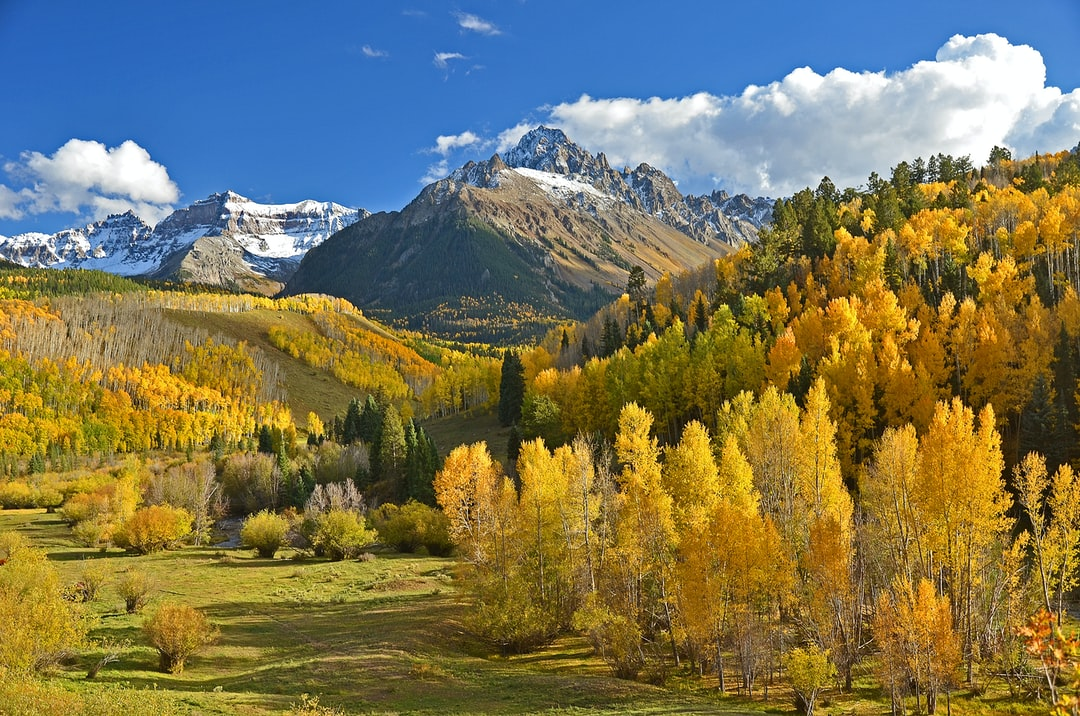
#> input picture images/AC.jpg, 1080 x 716 px
$ python basic.py
#> lines starting #> are read from the running program, lines starting #| are printed output that depends on the picture; after the words box and inside, x2 and y2 are one past the last pixel; in counts of white or black regions, pixels touching at a corner belong together
import cv2 as cv
from cv2 import INTER_AREA

img = cv.imread('images/AC.jpg')
#> img is the input picture: shape (716, 1080, 3); mean B, G, R 87, 118.7, 123.1
cv.imshow('Original', img)

# Converting to GRAYSCALE
gray = cv.cvtColor(img, cv.COLOR_BGR2GRAY)
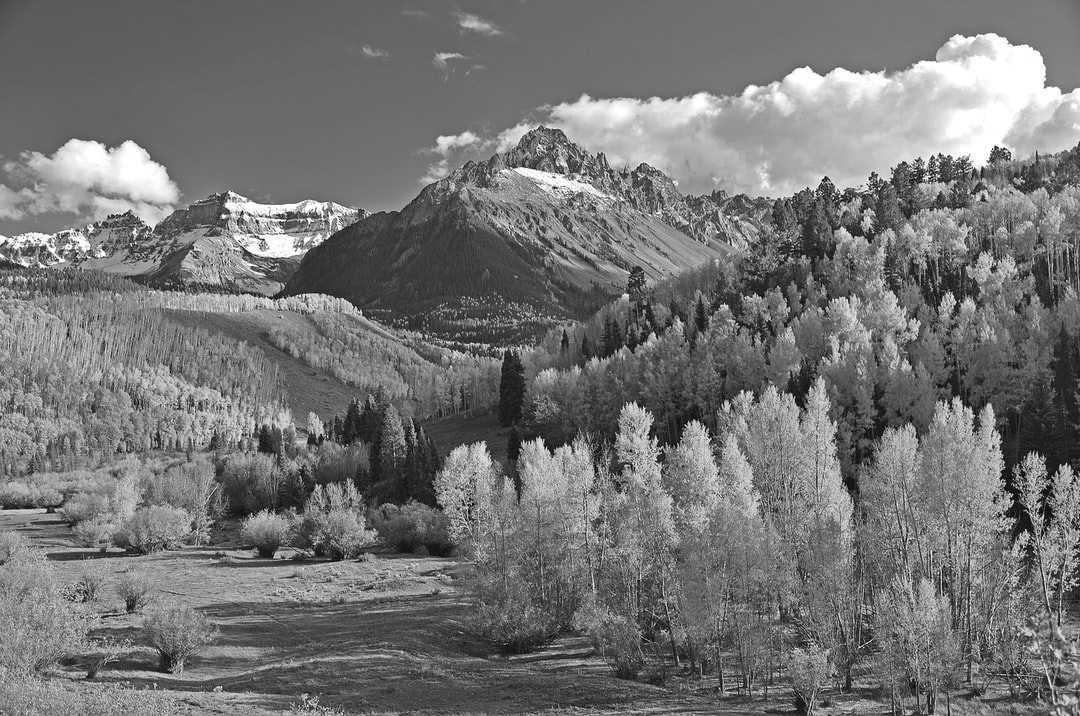
#> gray: shape (716, 1080); min 0, max 255, mean 116.4
cv.imshow('Gray', gray)

# Adding BLUR
blur = cv.GaussianBlur(img, (5, 5), cv.BORDER_DEFAULT) # (2n+1, 2n+1) - Kernel size, this should always be Odd
cv.imshow('Blur', blur)

# Edge Cascade
canny = cv.Canny(blur, 125, 175)
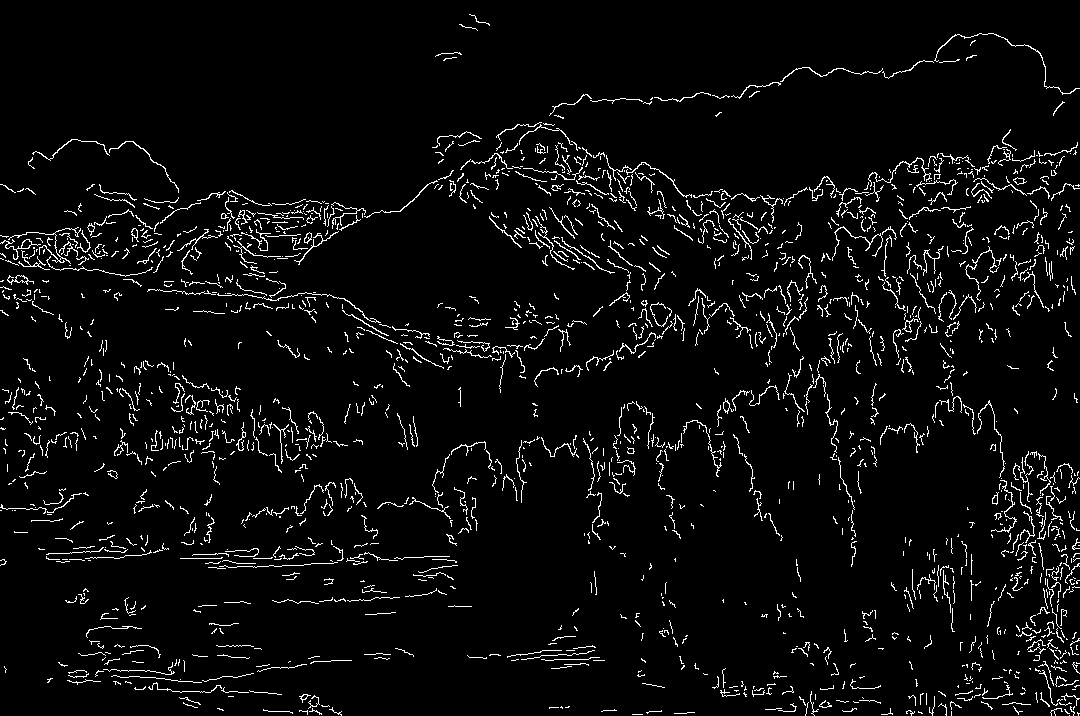
#> canny: shape (716, 1080); 4.5% white in thin lines or dots
cv.imshow('Canny Edges', canny)

# Dilating the image (Smoothening/ Thickening the edges)
dilated = cv.dilate(canny, (7,7), iterations=3)
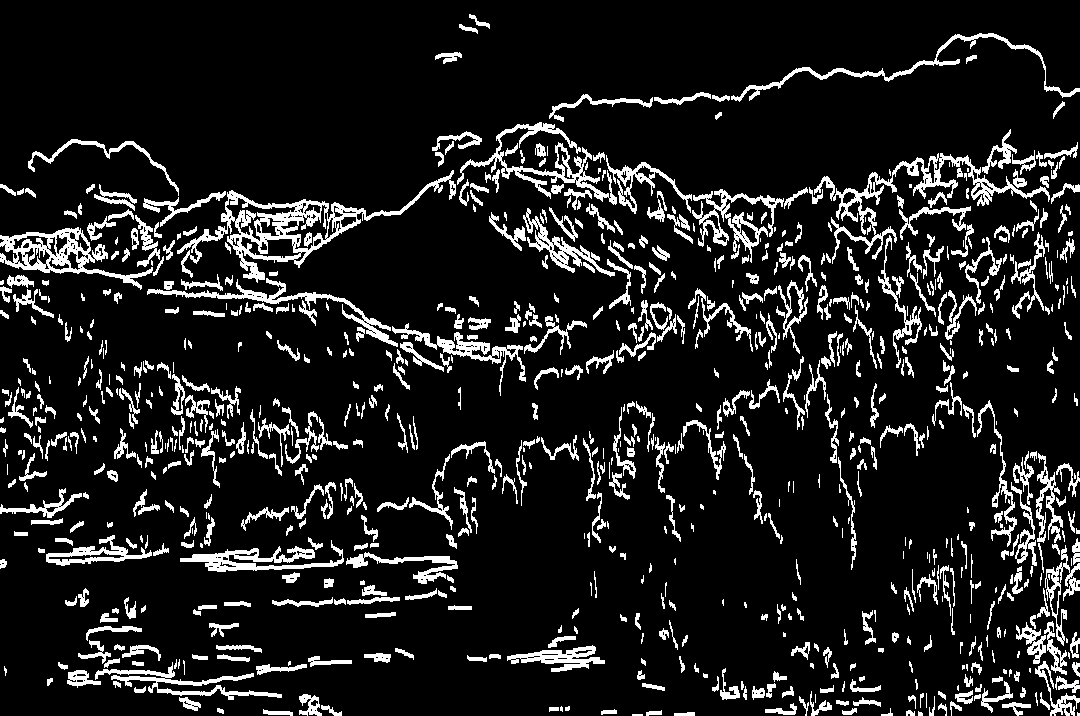
#> dilated: shape (716, 1080); 11.8% white; 857 white regions (170 under 20 px), largest, box (x1, y1, x2, y2) and area: (177, 170, 456, 283) 4984, (814, 153, 1050, 264) 3380, (0, 227, 153, 290) 2620
cv.imshow('Dilated', dilated)

# Eroding the image (Getting the edges back from a dilated image)
eroded = cv.erode(dilated, (7,7), iterations=3)
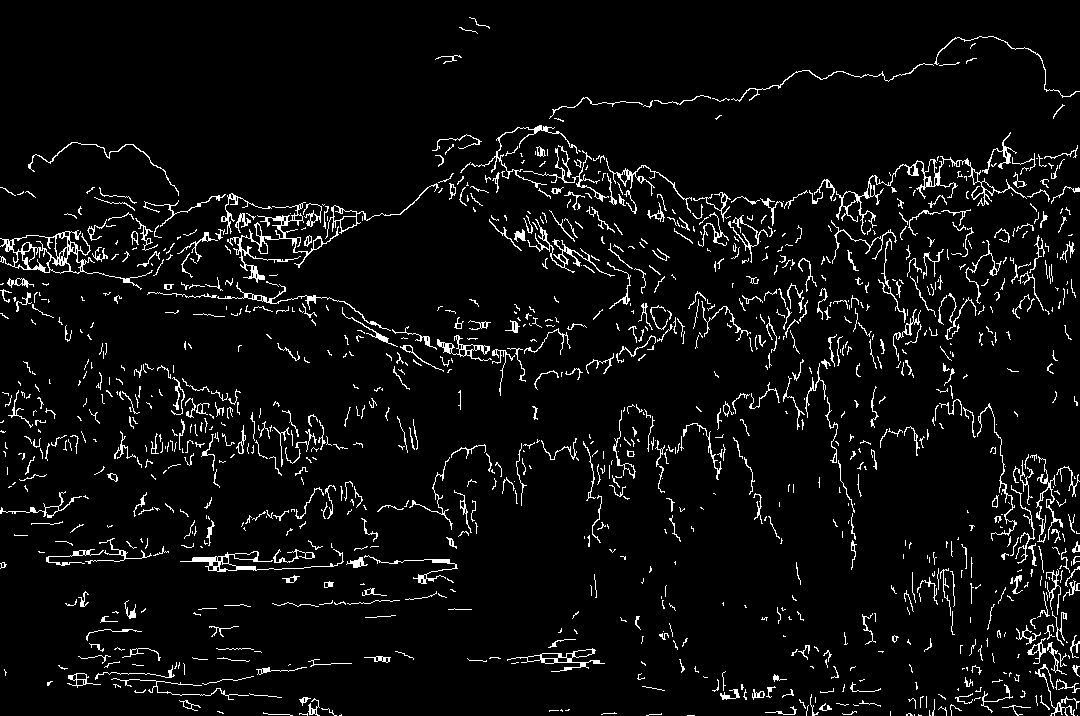
#> eroded: shape (716, 1080); 5.2% white in thin lines or dots
cv.imshow('Eroded', eroded)

# Resize the image
resize = cv.resize(img, (100, 100), interpolation=INTER_AREA) # INTER_LINEAR, INTER_CUBIC - Used when image scaled to larger dimensions. CUBIC is slowest but higher quality result
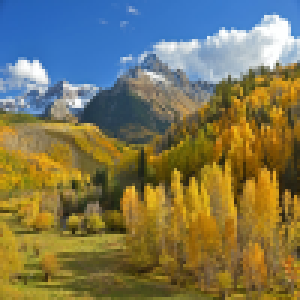
#> resize: shape (100, 100, 3) (shown 3 times larger); mean B, G, R 87, 118.7, 123.1
cv.imshow('Resized', resize)

# Crop the image
crop = img[50:200, 100:300]
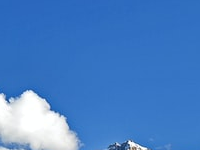
#> crop: shape (150, 200, 3); mean B, G, R 198.6, 127.8, 72.4
cv.imshow('Cropped', crop)

cv.waitKey(0)
